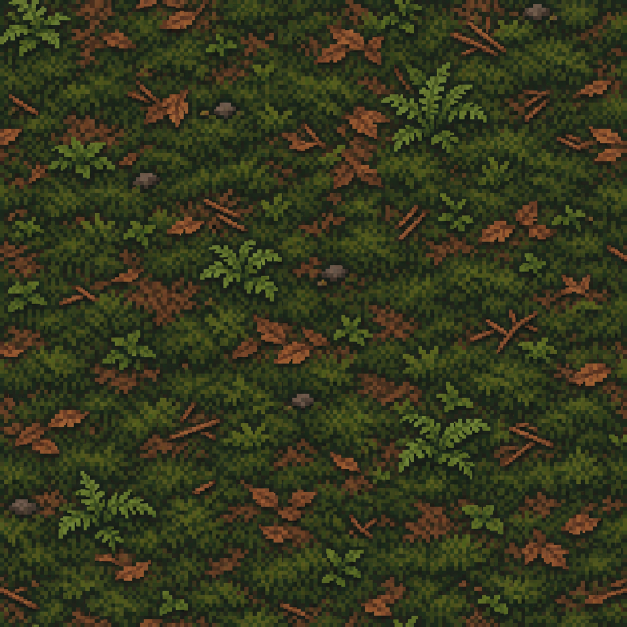
#> input picture art/ground/forest-floor.png, 1254 x 1254 px, found by its file name (shown at 1/2 size); its folder holds 4 pictures in this run
$ python prepare-ground-textures.py
#> lines starting #> are read from the running program, lines starting #| are printed output that depends on the picture
"""Shrink the Reedwater Delta ground textures in art/ground/ to game tiles in assets/ground/.

Each source is a square seamless tile made from the atlas areas art prompt file (section 1). The game draws them at
about the same pixel size as the meadow grass (reedwater-grass.png), so each becomes a 384 px square. The
edges are blended so the repeat shows no seam even where the generated art does not quite wrap.

Run from the repository root: python3 scripts/prepare-ground-textures.py
Requires Pillow.
"""
import os
import numpy as np
from PIL import Image

NAMES=['forest-floor','beach-sand','rocky-ground','marsh-ground','packed-dirt','cliff-top','old-road','drowned-road',
       'shallow-water','river-water','open-sea']
def wrap_ratio(a,axis):
  """How much the step across the wrap stands out against the tile's ordinary neighbour-to-neighbour steps."""
  a=np.moveaxis(a,axis,0);return np.abs(a[0]-a[-1]).mean()/np.abs(a[1:]-a[:-1]).mean()

def seamless(im,band=40):
  """Hide a seam where the tile wraps badly: within `band` px of that edge, fade to the tile shifted by half its size,
  whose edges are the original's (continuous) middle. Edges that already wrap well are left alone."""
  a=np.asarray(im).astype(float);n=a.shape[0]
  d=np.minimum(np.arange(n),n-1-np.arange(n));w=np.clip(1-d/band,0,1)**2
  for axis in (0,1):
    if wrap_ratio(a,axis)<1.6:continue
    shifted=np.roll(a,n//2,axis=axis);m=(w[:,None] if axis==0 else w[None,:])[...,None]
    a=a*(1-m)+shifted*m
  return Image.fromarray(a.round().astype(np.uint8))
os.makedirs('assets/ground',exist_ok=True)
for name in NAMES:
  im=Image.open(f'art/ground/{name}.png').convert('RGB').resize((384,384),Image.BOX)
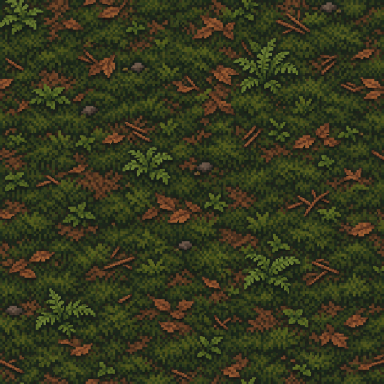
#> im: PIL image 384x384 RGB; mean R, G, B 53.1, 55.5, 28.5
  im=seamless(im)
#> the loop in seamless, `for axis in (0,1):` made 2 passes
#> pass 2, in wrap_ratio (call 2), `a = np.moveaxis(a, axis, 0)`:
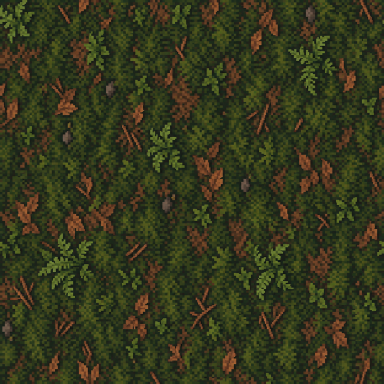
#> a: shape (384, 384, 3) float64; mean of channels 0, 1, 2 53.1, 55.5, 28.5; drawn as R, G, B
  im.save(f'assets/ground/{name}.webp',quality=90,method=6)
  print(f'assets/ground/{name}.webp')
#> pass 2 of the loop `for name in NAMES:`:
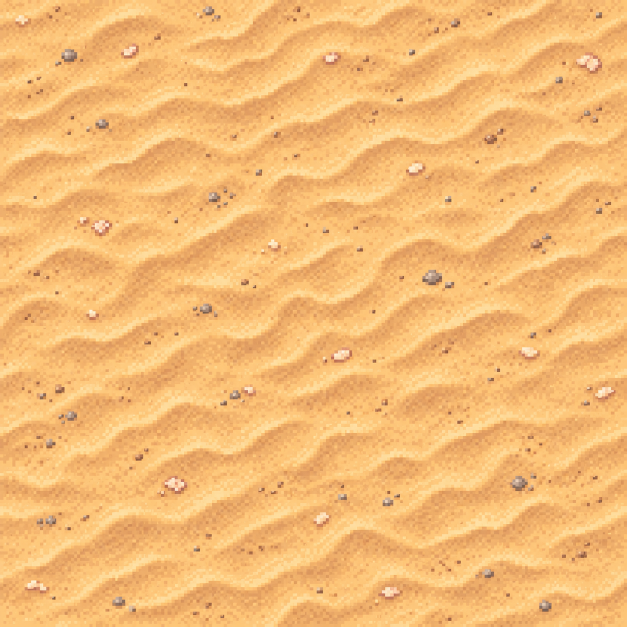
#> input picture art/ground/beach-sand.png, 1254 x 1254 px, found by its file name (shown at 1/2 size)
#> `im=Image.open(f'art/ground/{name}.png').convert('RGB').resize((384,384..`:
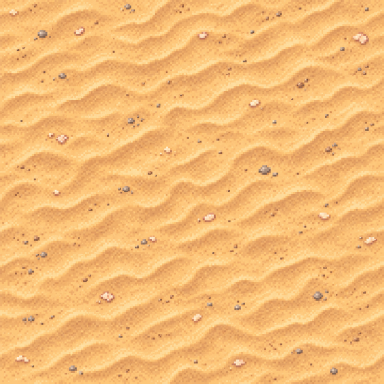
#> im: PIL image 384x384 RGB; mean R, G, B 244.8, 187.4, 117.1
#> the loop in seamless (call 2), `for axis in (0,1):` made 2 passes
#> pass 2, in wrap_ratio (call 4), `a = np.moveaxis(a, axis, 0)`:
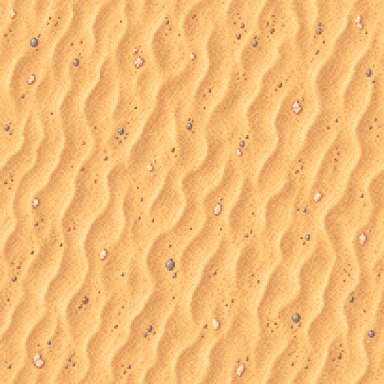
#> a: shape (384, 384, 3) float64; mean of channels 0, 1, 2 244.8, 187.4, 117.1; drawn as R, G, B
#> (the run stopped early here; a loop or call above may not have finished)
